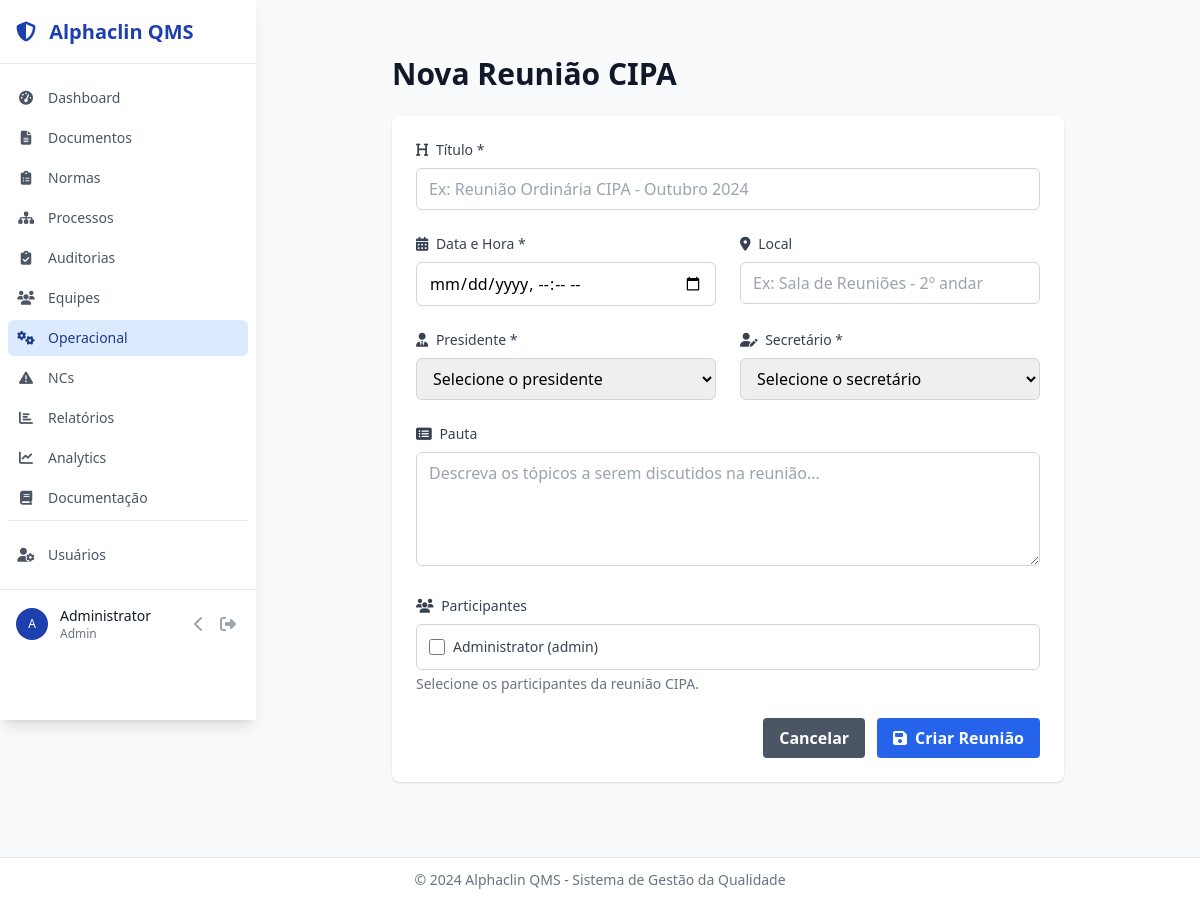
/operational/cipa/create (signed in), run on an earlier commit of the app's database.
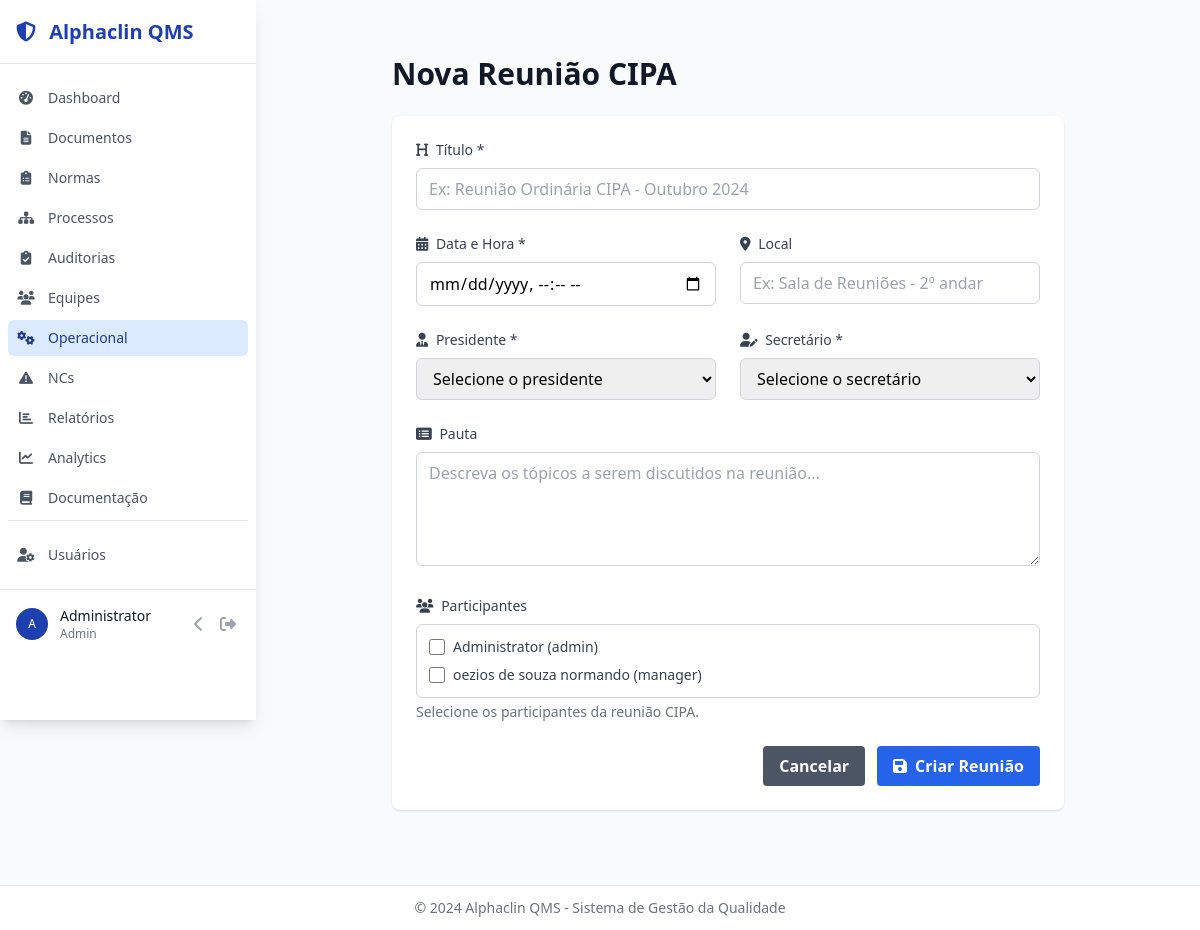
And on a later commit of the database.
### models.py (models this page shows)
class User(UserMixin, db.Model):
    __tablename__ = 'users'
    id = db.Column(db.Integer, primary_key=True)
    username = db.Column(db.String(80), unique=True, nullable=False)
    email = db.Column(db.String(120), unique=True, nullable=False)
    password_hash = db.Column(db.String(255), nullable=False)
    full_name = db.Column(db.String(255), nullable=False)
    role = db.Column(db.Enum(UserRole), default=UserRole.USER, nullable=False)
    is_active = db.Column(db.Boolean, default=True, nullable=False)
    created_at = db.Column(db.DateTime, default=datetime.utcnow)
    last_login = db.Column(db.DateTime)
    created_documents = db.relationship('Document', foreign_keys='Document.created_by_id', backref='creator', lazy='dynamic')
    assigned_audits = db.relationship('Audit', foreign_keys='Audit.assigned_auditor_id', backref='assigned_auditor', lazy='dynamic')

### blueprints/operational.py (the view, shortened to what this page needs)
@operational_bp.route('/cipa/create', methods=['GET', 'POST'])
@login_required
def cipa_create():
    users = User.query.filter_by(is_active=True).order_by(User.full_name).all()
    return render_template('operational/cipa/create.html', users=users)

### blueprints/operational.py (called while the page is built)
@operational_bp.context_processor
def inject_datetime():
    return {'datetime': datetime}

### templates/operational/cipa/create.html (shortened to what the changed rows need)
{% extends "base.html" %}
{% block content %}
<div class="container mx-auto px-4 py-8">
    <div class="max-w-2xl mx-auto">
        <h1 class="text-3xl font-bold text-gray-900 mb-6">Nova Reunião CIPA</h1>
        <div class="bg-white shadow rounded-lg p-6">
            <form method="POST" class="space-y-6">
                <div>
                    <div class="space-y-2 max-h-48 overflow-y-auto border border-gray-300 rounded-md p-3">
                        {% for user in users %}
                        <label class="flex items-center">
                            <input type="checkbox" name="attendee_ids" value="{{ user.id }}"
                                   class="h-4 w-4 text-blue-600 focus:ring-blue-500 border-gray-300 rounded">
                            <span class="ml-2 text-sm text-gray-700">
                                {{ user.full_name }} ({{ user.role.value }})
                            </span>
                        </label>
                        {% endfor %}
                    </div>
                </div>
            </form>
        </div>
    </div>
</div>
{% endblock %}

### templates/base.html (shortened to what the changed rows need)
<!DOCTYPE html>
<html lang="pt-BR">
<head>
    <script src="https://cdn.tailwindcss.com"></script>
    <link rel="stylesheet" href="https://cdnjs.cloudflare.com/ajax/libs/font-awesome/6.4.0/css/all.min.css">
</head>
<body class="bg-gray-50 min-h-screen flex flex-col">
    {% if current_user.is_authenticated and not request.endpoint.startswith('auth.') %}
    <div id="sidebar" class="fixed left-0 top-0 w-64 bg-white shadow-lg transform transition-all duration-300 ease-in-out z-50 -translate-x-full lg:translate-x-0 flex flex-col overflow-y-auto" style="height: calc(100vh - 80px);">
        <div class="flex flex-col h-full">
            {% endif %}
            {% if current_user.is_authenticated %}
            <div class="border-t border-gray-200 p-4">
                <div class="flex items-center justify-between">
                    <div class="flex items-center min-w-0 flex-1">
                        <div class="flex-shrink-0">
                            <div class="h-8 w-8 rounded-full bg-alphaclin-blue flex items-center justify-center">
                                <span class="text-xs font-medium text-white">{{ current_user.full_name.split()[0][0] }}{% if current_user.full_name.split()|length > 1 %}{{ current_user.full_name.split()[1][0] }}{% endif %}</span>
                            </div>
                        </div>
                        <div class="ml-3 min-w-0 flex-1 hidden lg:block">
                            <p class="text-sm font-medium text-gray-900 truncate">{{ current_user.full_name }}</p>
                            <p class="text-xs text-gray-500 capitalize">{{ current_user.role.value }}</p>
                        </div>
                    </div>
                    <div class="flex items-center space-x-2">
                        <button id="collapse-toggle" class="hidden lg:block p-1 rounded-md text-gray-400 hover:text-gray-600 focus:outline-none focus:ring-2 focus:ring-alphaclin-blue">
                            <i id="collapse-icon" class="fas fa-chevron-left"></i>
                        </button>
                        <a href="{{ url_for('auth.logout') }}" class="p-1 rounded-md text-gray-400 hover:text-gray-600 focus:outline-none focus:ring-2 focus:ring-alphaclin-blue" title="Sair">
                            <i class="fas fa-sign-out-alt"></i>
                        </a>
                    </div>
                </div>
            </div>
            {% endif %}
        </div>
    </div>
    <main id="main-content" class="{% if current_user.is_authenticated and not request.endpoint.startswith('auth.') %}lg:ml-64{% endif %} flex flex-col transition-all duration-300 ease-in-out overflow-auto pb-16">
        <div class="flex-1 px-4 py-6 lg:px-8">
        {% block content %}{% endblock %}
        </div>
    </main>
</body>
</html>

What changed in the data, as far as the page shows it:
added User: full_name "oezios de souza normando", role.value "manager"
